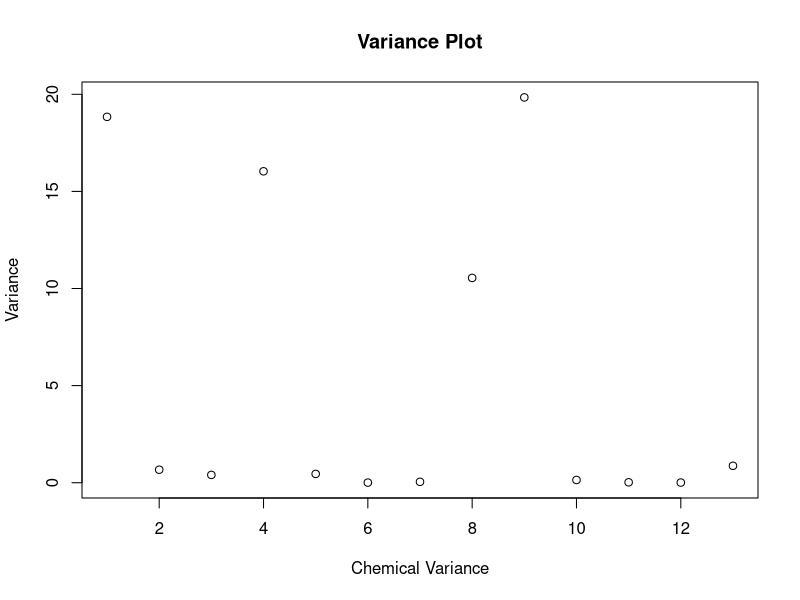
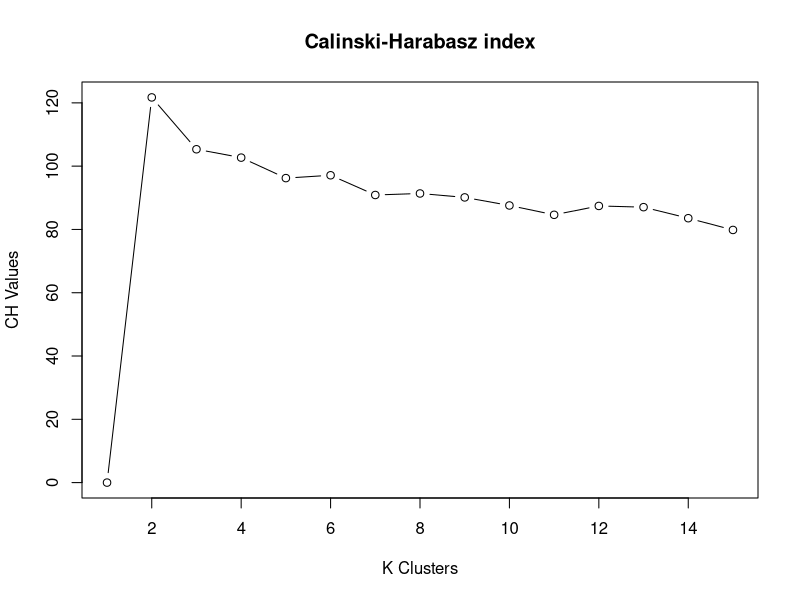
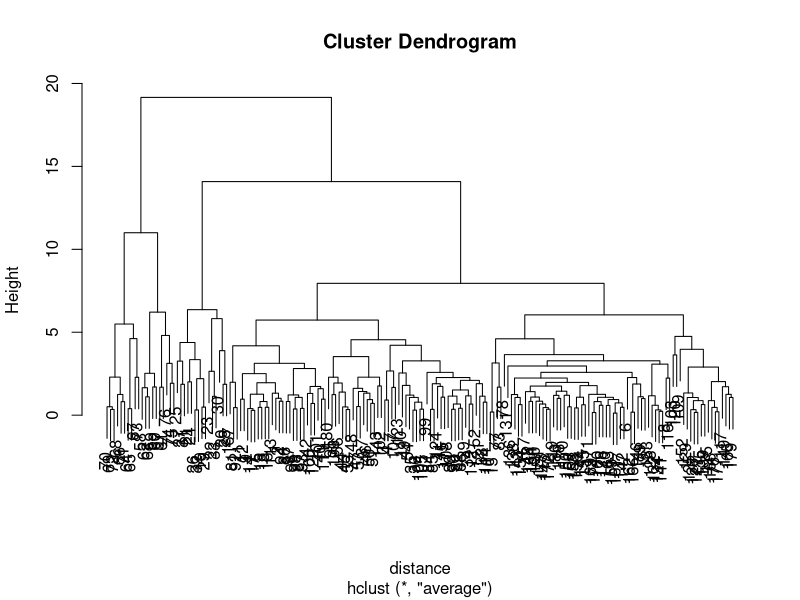
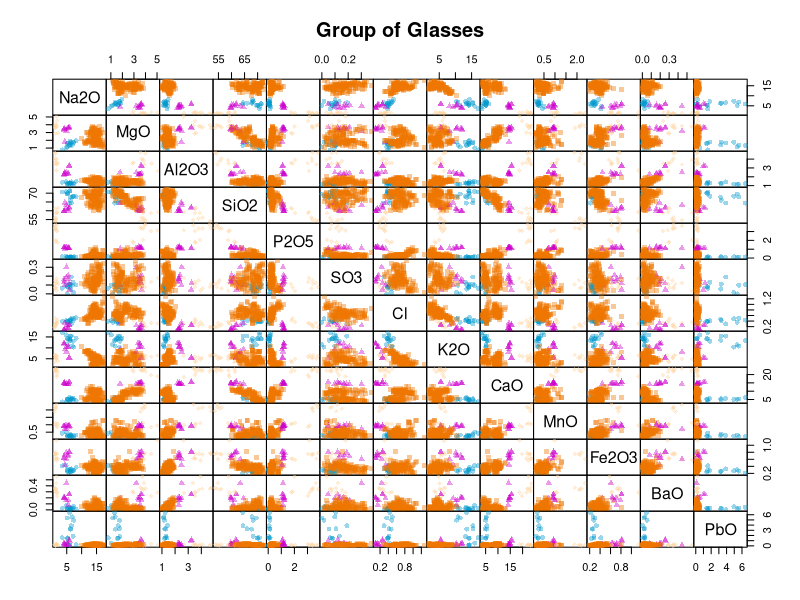
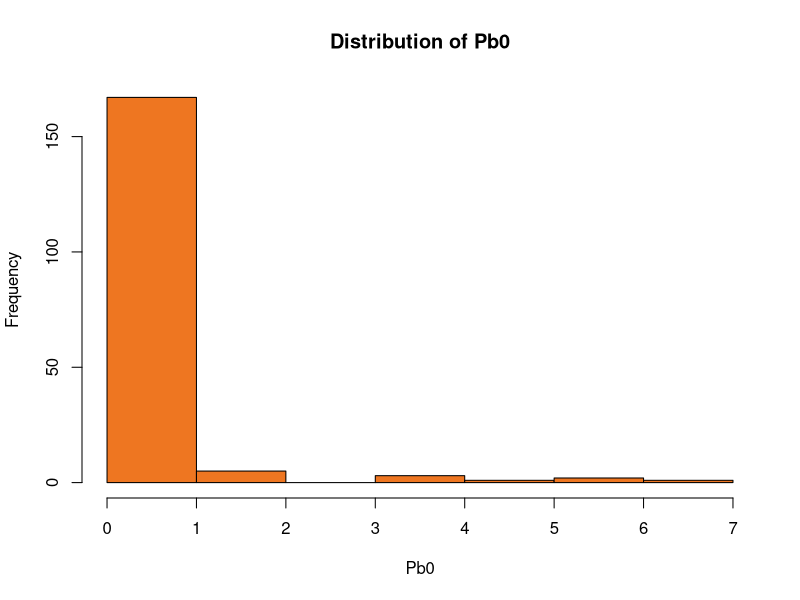
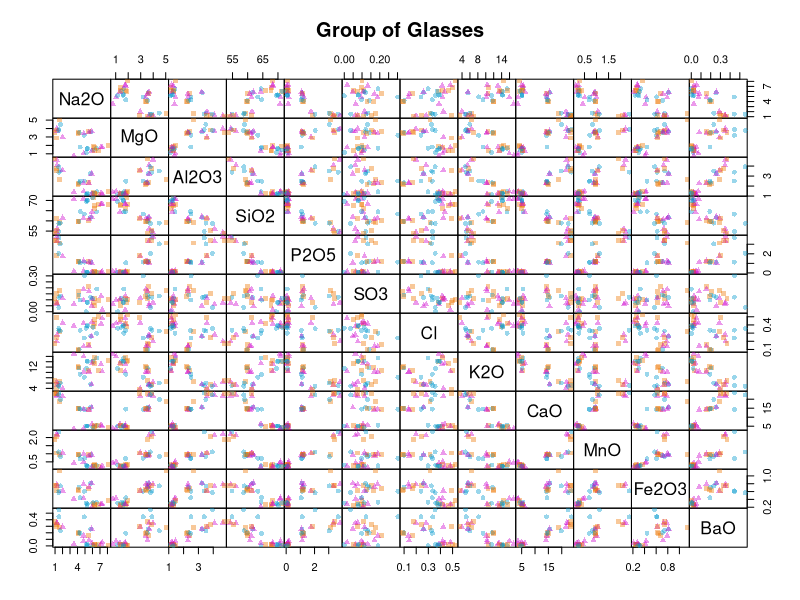

These figures' R source, in order:
## ---- chunk 1
glassData<-read.csv("Glass.csv",header = T)
set.seed(19200349)
#glassData<-glassData[-floor(runif(nrow(glassData)))]
num=floor(runif(1,min=1,max =nrow(glassData)))
#glassData <-glassData[-floor(runif(1,min=1,max =nrow(glassData)))]
glassData<-glassData[-num,]
## ---- chunk 2
data1 <- glassData[,-1]
S <-c()
D<-c()
for (i in 1:ncol(data1)) {
  colmeans1<-mean(data1[,i])
  for (j in 1:ncol(data1)) {
    colmeans2<-mean(data1[,j])
    sum1 <- 0
    for (a in 1:nrow(data1)) {
      sum1<- sum1 + ((data1[a,i]-colmeans1)*(data1[a,j]-colmeans2))
    }
    S<-c(S,sum1/(nrow(data1)-1))
    if(i==j){
      D<-c(D,1/sqrt(sum1/(nrow(data1)-1)))
    }
    else{
      D<-c(D,0)
    }
    
  }
  
}
Covariance <- matrix(S,nrow = 13,ncol = 13,byrow = T)
Diagonal <- matrix(D,nrow = 13,ncol = 13,byrow = T)
Correlation<-Diagonal%*%Covariance%*%Diagonal
RCorrelation<-cor(data1)



## ---- chunk 3
eigendata <- eigen(Covariance)
#Determining the first two eigen values and eigen vactors
eigendata$values[1:2]
eigendata$vectors[,c(1,2)]

#Verification
Covariance%*%eigendata$vectors[,1]
matrix(eigendata$values[1]%*%eigendata$vectors[,1])

#Both the output are same. So, it proves that they are eigen values and eigen vectors of S.

Covariance%*%eigendata$vectors[,2]
matrix(eigendata$values[2]%*%eigendata$vectors[,2])


## ---- chunk 4
eigendata$vectors[,1]
t(eigendata$vectors[,1])%*%eigendata$vectors[,1]
t(eigendata$vectors[,2])%*%eigendata$vectors[,2]
t(eigendata$vectors[,1])%*%(eigendata$vectors[,2])
t(eigendata$vectors[,2])%*%eigendata$vectors[,1]
## ---- chunk 5
#The diagonal elements of S are the variance and that can be extracted to a variable for plotting.
variance<-diag(Covariance)
plot(variance,xlab = "Chemical Variance",ylab = "Variance",main = "Variance Plot")

## ---- chunk 6
#Given Data Initialization
EX1<-5
EX2<-8
VarX1<-6
VarX2<-7
CovX1X2<-2.5

#Expected value of X2-X1 is EX2-EX1
EX2X1<-EX2-EX1

#Variance of X2-X1 is VX2+VX1-2CovX1X2
VarX2X1<- VarX1 + VarX2 -(2*CovX1X2)

cat("Expected Value of X2-X1 is ",EX2X1)
cat("Variance of X2-X1 is ",VarX2X1)
## ---- chunk 7
#The Expected value and variance of U=X2-X1 is 
cat("Expected Value and Variance of X2-X1 is ",EX2X1,"and",VarX2X1)

#Expected value and Variance of V=X2-2X1 
EX2_2X1 <-EX2-(2*EX1)
VarX2_2X1<- VarX2 + (4*VarX1) - (4*CovX1X2)
cat("Expected Value and Variance of X2-2X1 is ",EX2_2X1,"and",VarX2_2X1)

#We have to find the covariance(X2-X1,X2-2X1) to calculate correlation by multiplying the matrix (1,-1)*(7,2.5,2.5,6)*t(1,-2)

totalcov<-matrix(c(1,-1),nrow=1,ncol = 2,byrow = T)%*%matrix(c(7,2.5,2.5,6),nrow = 2,ncol = 2,byrow = T)%*%matrix(c(1,-2),nrow = 2,ncol = 1,byrow = T)

CorrectionUV<-totalcov/sqrt(VarX2_2X1*VarX2X1)
cat("The correlation of U & V is ",CorrectionUV)
## ---- chunk 8
sdval<-apply(data1,2,sd)
meanval<-apply(data1,2,mean)
data2<-scale(data1,meanval,sdval)
## ---- chunk 9
k<-15
wss<-bss<-rep(NA,k)
for (i in 1:k) {
  fit1 <- kmeans(data2,centers = i,nstart = 50)
  wss[i]<-fit1$tot.withinss
  bss[i]<-fit1$betweenss
}
#computing CH Index 
N<-nrow(data1) 
ch<-(bss/(1:k-1))/(wss/(N-1:k)) 
ch[1]<-0
plot(1:k,ch,type = "b",ylab = "CH Values",xlab = "K Clusters", main="Calinski-Harabasz index")

## ---- chunk 10
fit2<- kmeans(data2,centers = 2,nstart = 50)
fit3<- kmeans(data2,centers = 3,nstart = 50)
fit4<- kmeans(data2,centers = 4,nstart = 50)

table(fit2$cluster,glassData$Group)
table(fit3$cluster,glassData$Group)
table(fit4$cluster,glassData$Group)
## ---- chunk 11


distance<-dist(glassData,method = "euclidean")
c1.glassData<-hclust(distance,method = "average")
plot(c1.glassData)
#plot(c1.single)
#plot(c1.complete)
#c1.single<-hclust(distance,method = "single")
#c1.complete<-hclust(distance,method = "complete")

## ---- chunk 12
hierarchical2<-cutree(c1.glassData,k=2)
table(hierarchical2,glassData$Group)
hierarchical4<-cutree(c1.glassData,k=4)
table(hierarchical4,glassData$Group)
## ---- chunk 13
#install.packages("e1071")
library("e1071")
#cross tabulation with 2 and four cluster
table2<-table(hierarchical2,fit2$cluster)
table4<-table(hierarchical4,fit4$cluster)
classAgreement(table2)
classAgreement(table4)
## ---- chunk 14
symb<-c(15,16,17,18) 
col<-c("darkorange2","deepskyblue3","magenta3","burlywood1")
plot(data1,gap=0,pch=symb[glassData$Group],col=adjustcolor(col[glassData$Group],0.4),main="Group of Glasses")
## ---- chunk 15
nrow(glassData[glassData$Group==1,])
## ---- chunk 16
hist(glassData$PbO,xlab = "Pb0",ylab = "Frequency",col="chocolate2",main = "Distribution of Pb0")
## ---- chunk 17
glassdata2<-data1[glassData$Group!="1",-13]
fitnew2<-kmeans(glassdata2,centers = 2,nstart = 50)
fitnew3<-kmeans(glassdata2,centers = 3,nstart = 50)
plot(glassdata2,gap=0,pch=symb[1:3],col=adjustcolor(col[1:3],0.4),main="Group of Glasses")
table(fitnew2$cluster,glassData[glassData$Group!="1","Group"])
table(fitnew3$cluster,glassData[glassData$Group!="1","Group"])

